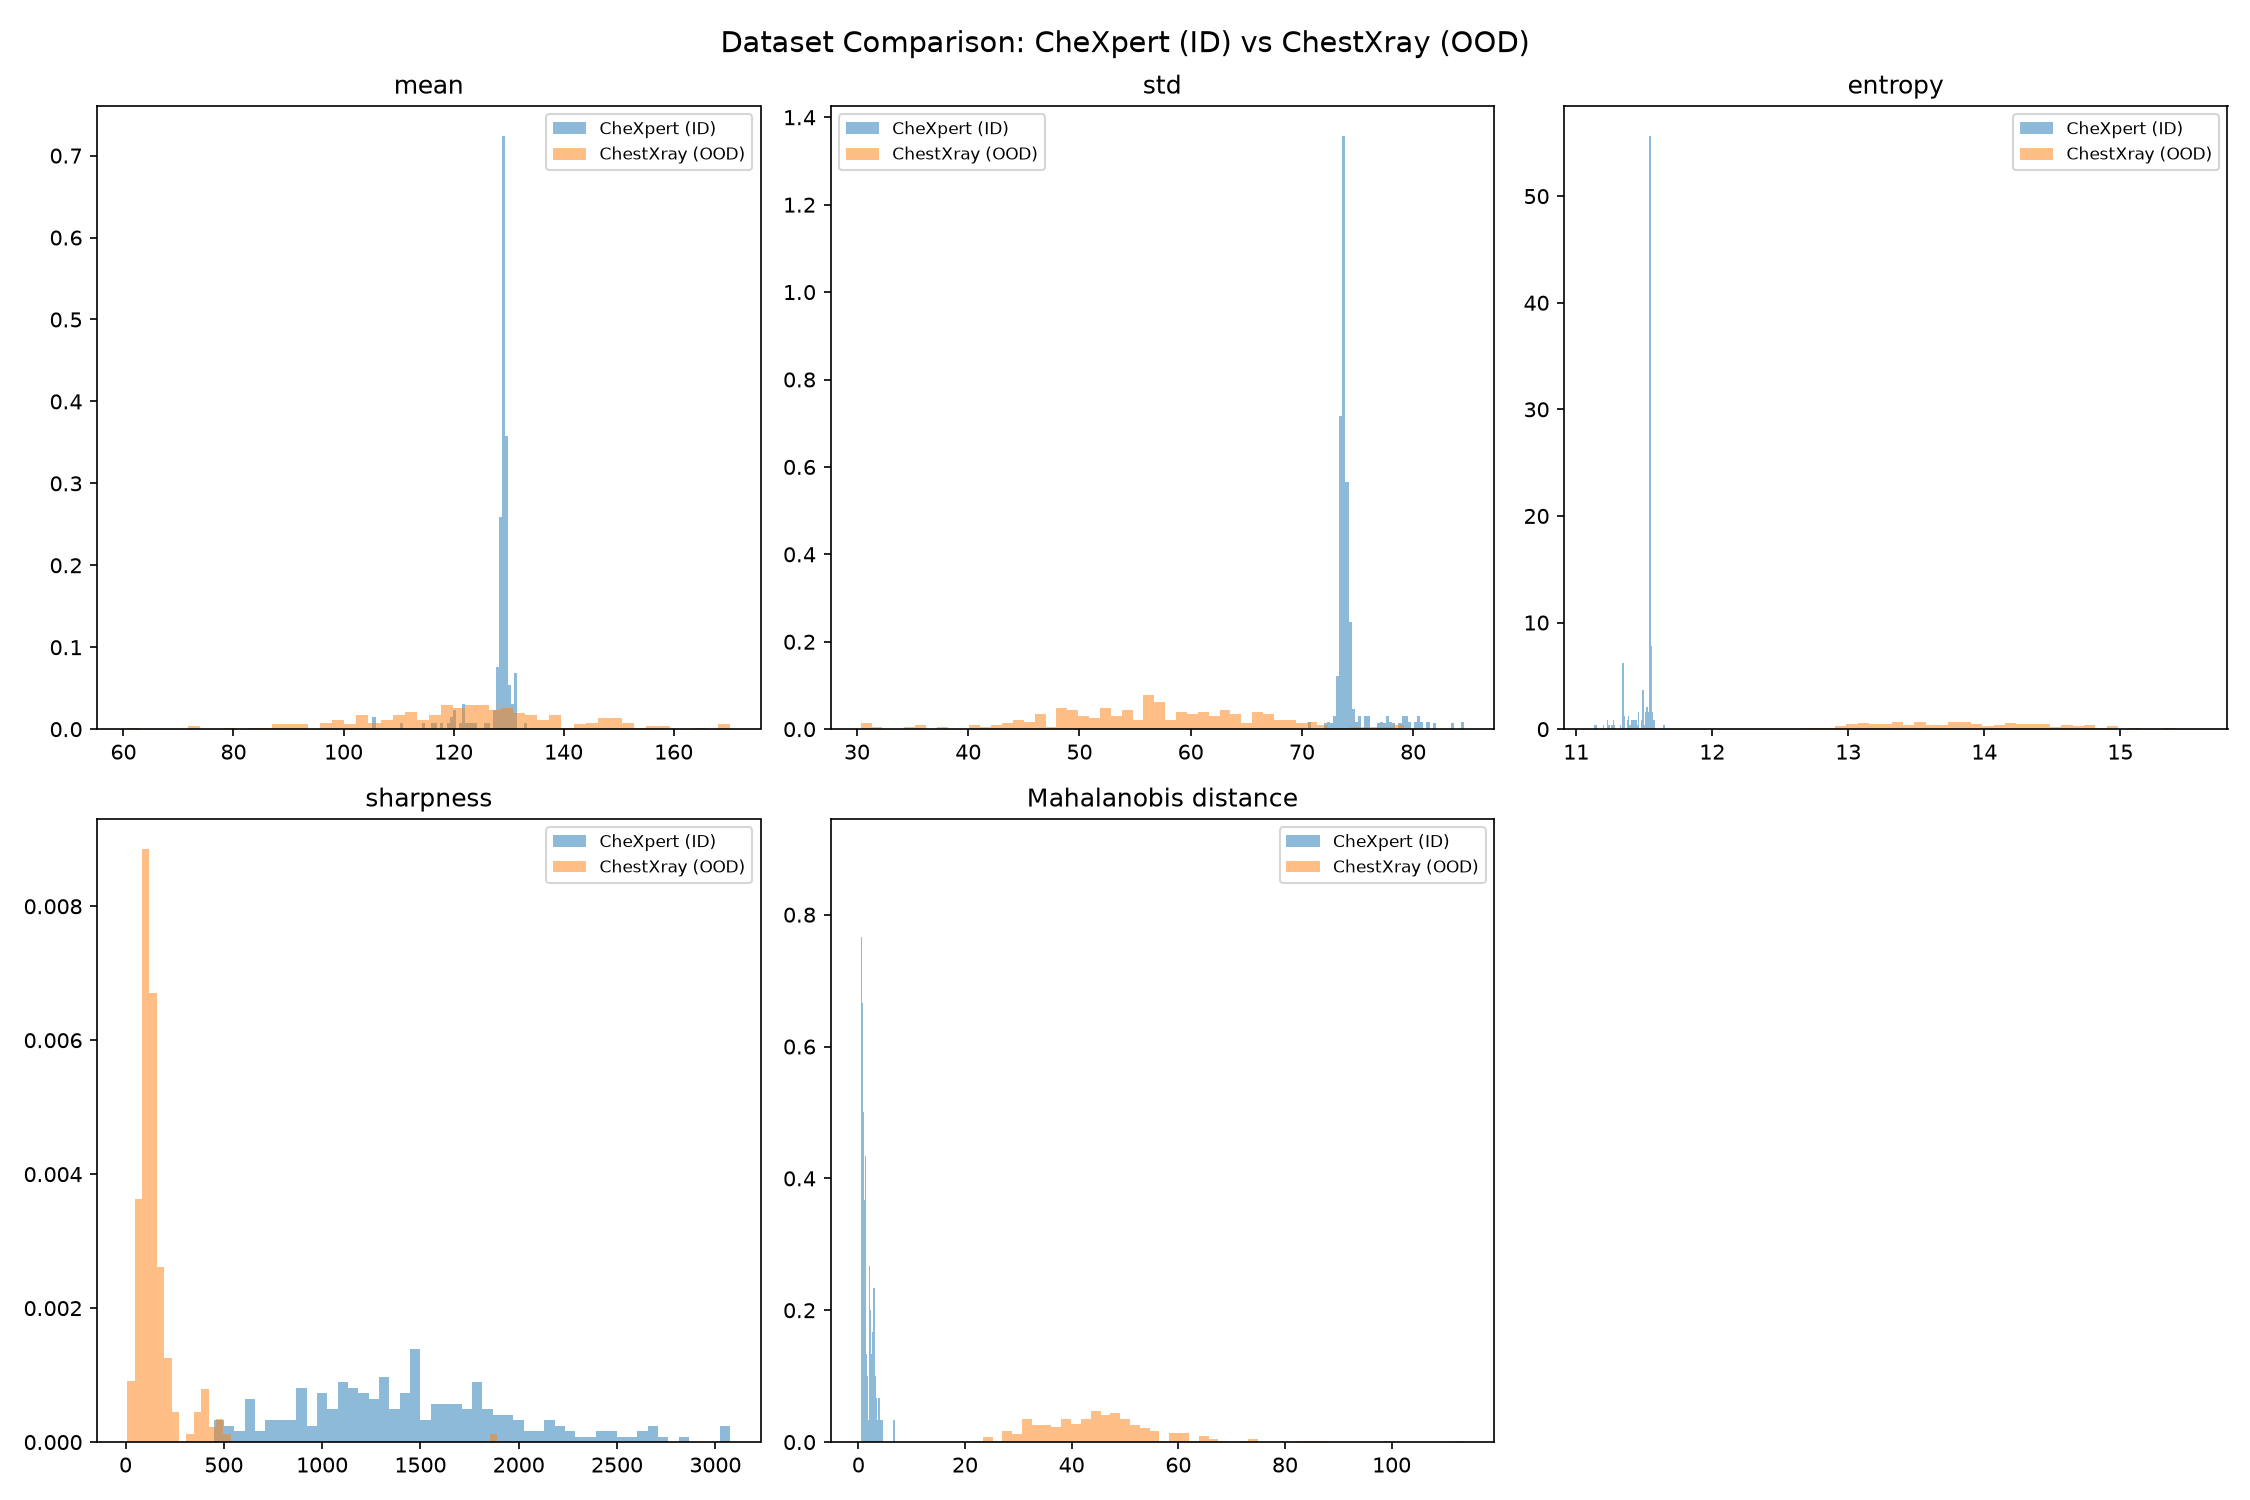

Write Python code to recreate this figure.
import numpy as np
import os
from PIL import Image
import matplotlib
matplotlib.use("Agg")
import matplotlib.pyplot as plt
from scipy.spatial.distance import mahalanobis
from scipy.linalg import pinv
from scipy.stats import entropy as sp_entropy, ks_2samp
from scipy.ndimage import laplace
from sklearn.preprocessing import StandardScaler
import logging

logging.basicConfig(level=logging.INFO, format="%(levelname)s: %(message)s")

SEED = 42
np.random.seed(SEED)

DATA_DIR = "data"
STAT_KEYS = ["mean", "std", "entropy", "sharpness"]


def load_images_recursive(root):
    paths = []
    for dirpath, _, files in os.walk(root):
        for f in files:
            if f.lower().endswith((".png", ".jpg", ".jpeg")):
                paths.append(os.path.join(dirpath, f))
    return paths


def load_images_flat(root, split="train"):
    paths = []
    for cls in sorted(os.listdir(os.path.join(root, split))):
        d = os.path.join(root, split, cls)
        if not os.path.isdir(d):
            continue
        for f in os.listdir(d):
            if f.lower().endswith((".png", ".jpg", ".jpeg")):
                paths.append(os.path.join(d, f))
    return paths


def extract_stats(path):
    img = Image.open(path).convert("L") # read the image and convert it to gray scale (.convert("L"))
    arr = np.array(img, dtype=np.float32)
    return {
        "mean": arr.mean(),
        "std": arr.std(),
        "entropy": sp_entropy(np.maximum(arr.ravel(), 1e-12)),
        "sharpness": laplace(arr).var(),    
    }


def stats_matrix(stats):
    return np.array([[s[k] for k in STAT_KEYS] for s in stats])


def compute_mahalanobis(X_id, X_ood):
    scaler = StandardScaler()
    X_id_n = scaler.fit_transform(X_id)
    X_ood_n = scaler.transform(X_ood)

    mu = X_id_n.mean(axis=0)
    cov_inv = pinv(np.cov(X_id_n, rowvar=False))

    d_id = np.array([mahalanobis(x, mu, cov_inv) for x in X_id_n])
    d_ood = np.array([mahalanobis(x, mu, cov_inv) for x in X_ood_n])
    return d_id, d_ood


def subsample(paths, n, rng):
    if len(paths) <= n:
        return paths
    idx = rng.choice(len(paths), n, replace=False)
    return [paths[i] for i in idx]

def plot_comparison(X_id, X_ood, d_id, d_ood, path="datasets_comparison.png"):
    fig, axes = plt.subplots(2, 3, figsize=(15, 10))
    axes = axes.ravel()

    for i, k in enumerate(STAT_KEYS):
        axes[i].hist(X_id[:, i], bins=50, alpha=0.5, label="CheXpert (ID)", density=True)
        axes[i].hist(X_ood[:, i], bins=50, alpha=0.5, label="ChestXray (OOD)", density=True)
        axes[i].set_title(k)
        axes[i].legend(fontsize=8)

    axes[4].hist(d_id, bins=50, alpha=0.5, label="CheXpert (ID)", density=True)
    axes[4].hist(d_ood, bins=50, alpha=0.5, label="ChestXray (OOD)", density=True)
    axes[4].set_title("Mahalanobis distance")
    axes[4].legend(fontsize=8)

    fig.delaxes(axes[5])

    plt.suptitle("Dataset Comparison: CheXpert (ID) vs ChestXray (OOD)", fontsize=14)
    plt.tight_layout()
    plt.savefig(path, dpi=150)
    logging.info(f"Saved {path}")



if __name__ == "__main__":
    rng = np.random.RandomState(SEED)

    chex_paths = load_images_recursive(os.path.join(DATA_DIR, "CheXpert", "valid"))
    chest_paths = load_images_flat(os.path.join(DATA_DIR, "ChestXray"), "train")

    logging.info(f"CheXpert: {len(chex_paths)} samples")
    logging.info(f"ChestXray: {len(chest_paths)} samples")

    chest_paths = subsample(chest_paths, len(chex_paths), rng)
    logging.info(f"ChestXray subsampled to: {len(chest_paths)} samples")

    logging.info("Extracting stats...")
    X_id = stats_matrix([extract_stats(p) for p in chex_paths])
    X_ood = stats_matrix([extract_stats(p) for p in chest_paths])

    d_id, d_ood = compute_mahalanobis(X_id, X_ood)

    logging.info("=" * 60)
    logging.info("MAHALANOBIS DISTANCE")
    logging.info(f"  CheXpert (ID):   mean={d_id.mean():.4f}  std={d_id.std():.4f}  median={np.median(d_id):.4f}")
    logging.info(f"  ChestXray (OOD): mean={d_ood.mean():.4f}  std={d_ood.std():.4f}  median={np.median(d_ood):.4f}")

    ks, pv = ks_2samp(d_id, d_ood)
    logging.info(f"  KS test: stat={ks:.4f}  p-value={pv:.2e}")

    logging.info("")
    logging.info("PER-STATISTIC MEANS")
    for i, k in enumerate(STAT_KEYS):
        m1, s1 = X_id[:, i].mean(), X_id[:, i].std()
        m2, s2 = X_ood[:, i].mean(), X_ood[:, i].std()
        logging.info(f"  {k:>10s}:  ID mu={m1:.2f} sig={s1:.2f}  |  OOD mu={m2:.2f} sig={s2:.2f}")

    plot_comparison(X_id, X_ood, d_id, d_ood)
